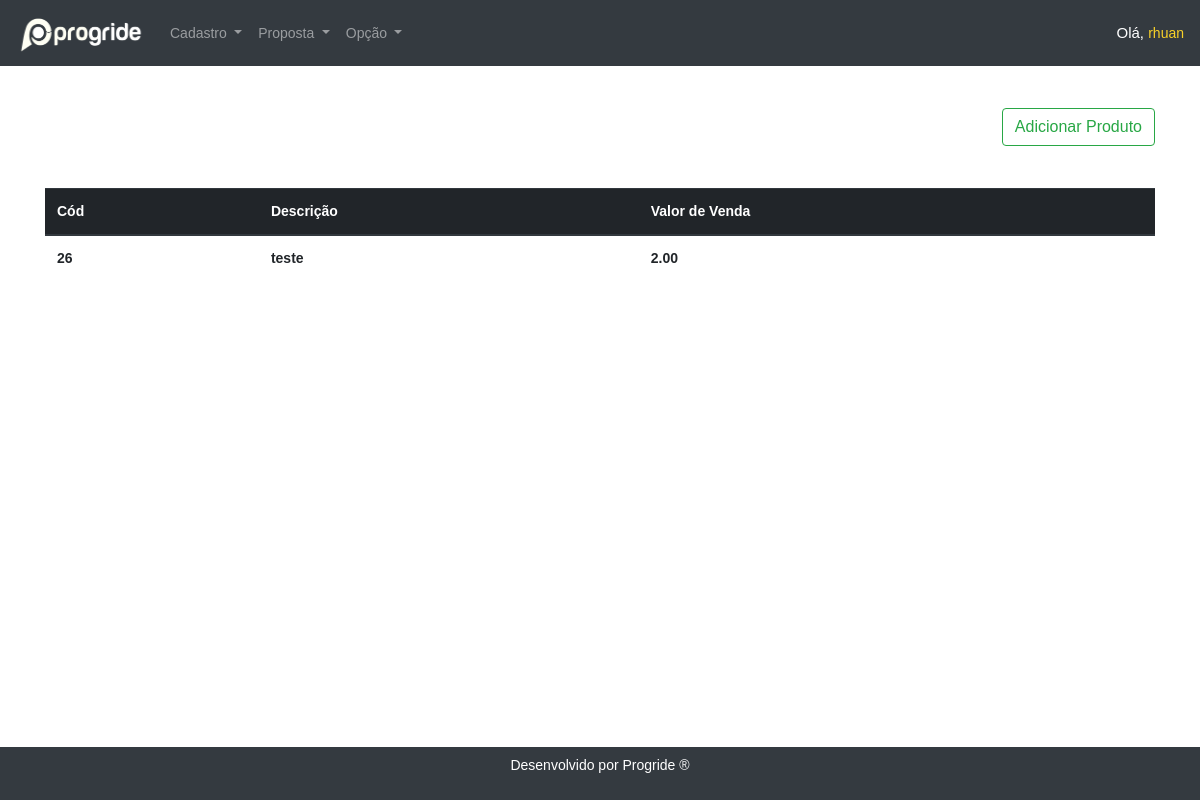
Screenshot of /php/painel.php?page=produto/ (signed in) with the database file from the repository.
### tables this page shows
CREATE TABLE `crm_tdp` (
  `CRM_TDP_ID` int(11) NOT NULL,
  `CRM_TDP_COD` varchar(11) NOT NULL,
  `CRM_TDP_PRODUTO` varchar(100) NOT NULL,
  `CRM_TDP_REFERENTE` varchar(100) NOT NULL,
  `CRM_TDP_TIPO` varchar(50) NOT NULL,
  `CRM_TDP_CATEGORIA` varchar(100) NOT NULL,
  `CRM_TDP_CARACTERISTICA` varchar(100) NOT NULL,
  `CRM_TDP_CUSTO` float(18,2) NOT NULL,
  `CRM_TDP_VENDA` float(18,2) NOT NULL,
  `CRM_TDP_DESCRICAO` varchar(100) NOT NULL,
  `CRM_TDP_COMISSAO` int(3) NOT NULL
);

### conection/conection.php (called while the page is built)
<?php
class ConnectFactory{
    public static function getConection(){
        $host = "mysql:host=localhost;dbname=crm";
        $root = "root";
        $senha = "";
    try {
        $con = new PDO($host,$root, $senha);
    } catch (PDOException $exc) {
        echo                      "<br><br><br><br>".$exc->getMessage();
    }
        return $con;
    }
}
?>

### dao/DAO.php (called while the page is built)
<?php
include_once "../conection/conection.php";
abstract class Dao{
    public function __construct()
    {
        $this->con = ConnectFactory :: getConection();
    }
    }
?>

### dao/Produto.php (called while the page is built, shortened)
<?php
include_once "../dao/DAO.php";
include_once "../class/classProduto.php";
Class ProdutoPAO extends Dao{
    public function listaProduto(){
        $sql = "SELECT * from `crm_tdp` where crm_tdp_tipo = 'Ativo' ";
        $select = $this->con->prepare($sql);
        $select->execute();
        $array = array();
        while($row = $select->fetch(PDO::FETCH_ASSOC)){
            $classProduto = new ClassProduto();
            $classProduto->setID($row['CRM_TDP_ID']);
            $classProduto->setProduto($row['CRM_TDP_PRODUTO']);
            $classProduto->setVenda($row['CRM_TDP_VENDA']);
            $array[] = $classProduto;
        }
        return $array;
    }
}
?>

### class/classProduto.php (called while the page is built, shortened)
<?php
Class ClassProduto{
    private $id;
    private $produto;
    private $venda;
    public function setID($id)
    {
        $this->id = $id;
    }
    public function getID()
    {
        return $this->id;
    }
    public function setProduto($produto)
    {
        $this->produto = $produto;
    }
    public function getProduto()
    {
        return $this->produto;
    }
    public function setVenda($venda)
    {
        $this->venda = $venda;
    }
    public function getVenda()
    {
        return $this->venda;
    }
}
?>

### php/produto.php (the view)
<?php
include_once "../dao/Produto.php";
$produto = new ProdutoPAO();
$dados = $produto->listaProduto();
?>
<br><br>
<link href='../css/table.css' rel='stylesheet' />
<div class="text-right">
<a class="btn btn-outline-success" href="?page=add/produto/">Adicionar Produto</a>
</div>
<br><br>
<table class="table">
    <thead class="thead-dark">
        <tr>
            <th scope="col">Cód</th>
            <th scope="col">Descrição</th>
            <th scope="col">Valor de Venda</th>
        </tr>
    </thead>
    <tbody>
        <?php
        foreach ($dados as $dados) {
        ?>
            <tr>
                <th scope="col"><?php echo $dados->getID(); ?></th>
                <th scope="col"><?php echo $dados->getProduto(); ?></th>
                <th scope="col"><?php echo $dados->getVenda(); ?></th>
            </tr>
        <?php
        }
        ?>
    </tbody>
</table>

### css/main.css (style rules this page uses)
:root { --fc-daygrid-event-dot-width: 8px; }
:root { --fc-list-event-dot-width: 10px; --fc-list-event-hover-bg-color: #f5f5f5; }

### css/css.css (style rules this page uses)
body { margin: 0; padding: 0; font-family: Arial, Helvetica Neue, Helvetica, sans-serif; font-size: 14px; }

### css/table.css (style rules this page uses)
table { max-width: 100%; overflow: scroll; }

### rows the page displays
crm_tdp: CRM_TDP_ID "26", CRM_TDP_PRODUTO "teste", CRM_TDP_VENDA "2.00"

### other values shown
$_SESSION['user']['nome'] "rhuan"
